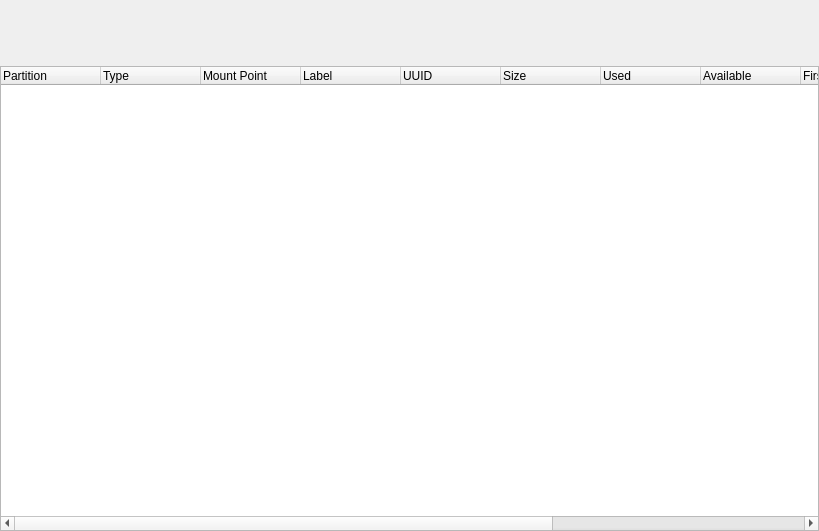
<?xml version="1.0" encoding="UTF-8"?>
<ui version="4.0">
 <class>PartitionManagerWidgetBase</class>
 <widget class="QWidget" name="PartitionManagerWidgetBase">
  <property name="geometry">
   <rect>
    <x>0</x>
    <y>0</y>
    <width>819</width>
    <height>531</height>
   </rect>
  </property>
  <property name="windowTitle">
   <string comment="@title:window">KDE Partition Manager</string>
  </property>
  <layout class="QVBoxLayout" name="verticalLayout">
   <property name="margin">
    <number>0</number>
   </property>
   <item>
    <widget class="PartTableWidget" name="m_PartTableWidget" native="true">
     <property name="sizePolicy">
      <sizepolicy hsizetype="Expanding" vsizetype="Fixed">
       <horstretch>0</horstretch>
       <verstretch>0</verstretch>
      </sizepolicy>
     </property>
     <property name="minimumSize">
      <size>
       <width>0</width>
       <height>60</height>
      </size>
     </property>
     <property name="maximumSize">
      <size>
       <width>16777215</width>
       <height>74</height>
      </size>
     </property>
     <property name="contextMenuPolicy">
      <enum>Qt::CustomContextMenu</enum>
     </property>
    </widget>
   </item>
   <item>
    <widget class="QTreeWidget" name="m_TreePartitions">
     <property name="contextMenuPolicy">
      <enum>Qt::CustomContextMenu</enum>
     </property>
     <property name="alternatingRowColors">
      <bool>true</bool>
     </property>
     <property name="iconSize">
      <size>
       <width>32</width>
       <height>32</height>
      </size>
     </property>
     <property name="rootIsDecorated">
      <bool>false</bool>
     </property>
     <property name="uniformRowHeights">
      <bool>true</bool>
     </property>
     <property name="itemsExpandable">
      <bool>false</bool>
     </property>
     <column>
      <property name="text">
       <string>Partition</string>
      </property>
     </column>
     <column>
      <property name="text">
       <string>Type</string>
      </property>
     </column>
     <column>
      <property name="text">
       <string>Mount Point</string>
      </property>
     </column>
     <column>
      <property name="text">
       <string>Label</string>
      </property>
     </column>
     <column>
      <property name="text">
       <string>UUID</string>
      </property>
     </column>
     <column>
      <property name="text">
       <string>Size</string>
      </property>
     </column>
     <column>
      <property name="text">
       <string>Used</string>
      </property>
     </column>
     <column>
      <property name="text">
       <string>Available</string>
      </property>
     </column>
     <column>
      <property name="text">
       <string>First Sector</string>
      </property>
     </column>
     <column>
      <property name="text">
       <string>Last Sector</string>
      </property>
     </column>
     <column>
      <property name="text">
       <string>Number of Sectors</string>
      </property>
     </column>
     <column>
      <property name="text">
       <string>Flags</string>
      </property>
     </column>
    </widget>
   </item>
  </layout>
 </widget>
 <customwidgets>
  <customwidget>
   <class>PartTableWidget</class>
   <extends>QWidget</extends>
   <header>gui/parttablewidget.h</header>
   <container>1</container>
  </customwidget>
 </customwidgets>
 <connections/>
</ui>
